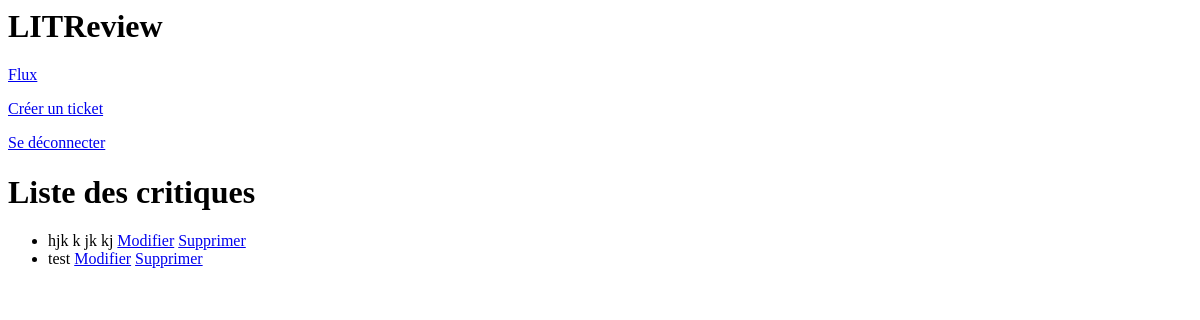
The app's page /review/list/, older data.
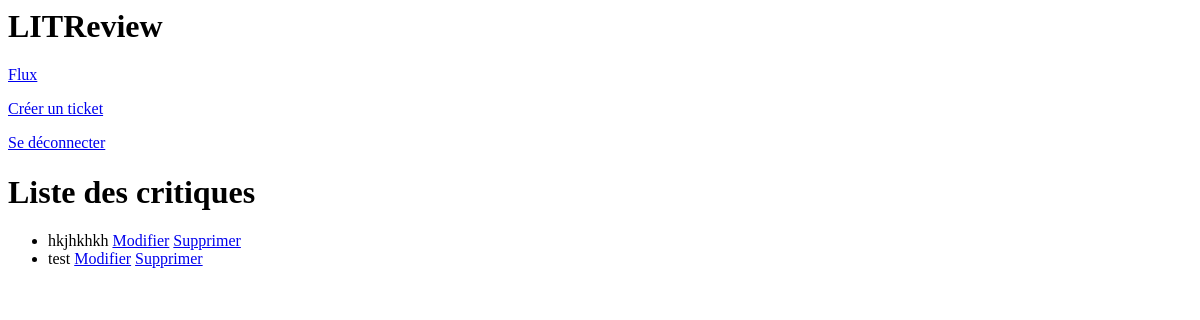
The same page, newer data.
### appli/models.py (models this page shows)
class Review(models.Model):
    ticket = models.ForeignKey(to=Ticket, on_delete=models.CASCADE)
    rating = models.PositiveSmallIntegerField(
        validators=[MinValueValidator(0), MaxValueValidator(5)])
    headline = models.CharField(max_length=128)
    body = models.CharField(max_length=8192, blank=True)
    user = models.ForeignKey(
        to=settings.AUTH_USER_MODEL, on_delete=models.CASCADE)
    time_created = models.DateTimeField(auto_now_add=True)

### appli/views.py (the view)
# urls.py: path('review/list/', appli.views.review_list, name='review_list'),
def review_list(request):
    reviews = models.Review.objects.all()
    return render(request, 'appli/review_list.html', {'reviews': reviews})

### appli/templates/appli/review_list.html
{% extends 'base_connected.html' %}
{% block content %}
<h1>Liste des critiques</h1>
<ul>
    {% for review in reviews %}
        <li>
            {{ review.headline }}
            <a href="{% url 'edit_review' review.id %}">Modifier</a>
            <a href="{% url 'delete_review' review.id %}">Supprimer</a>
        </li>
    {% endfor %}
</ul>
{% endblock %}

Row changes from the older to the newer data that the page shows:
changed Review: headline "hjk k jk kj" → "hkjhkhkh"
